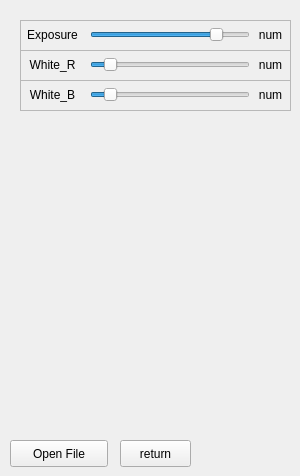
     <widget class="QWidget" name="tab_1">
      <attribute name="title">
       <string>Camera</string>
      </attribute>
      <widget class="QFrame" name="frame_41">
       <property name="geometry">
        <rect>
         <x>20</x>
         <y>50</y>
         <width>271</width>
         <height>31</height>
        </rect>
       </property>
       <property name="frameShape">
        <enum>QFrame::StyledPanel</enum>
       </property>
       <property name="frameShadow">
        <enum>QFrame::Raised</enum>
       </property>
       <widget class="QLabel" name="label_11">
        <property name="geometry">
         <rect>
          <x>0</x>
          <y>0</y>
          <width>65</width>
          <height>30</height>
         </rect>
        </property>
        <property name="text">
         <string>White_R</string>
        </property>
        <property name="alignment">
         <set>Qt::AlignCenter</set>
        </property>
       </widget>
       <widget class="QSlider" name="Slider_White_R">
        <property name="geometry">
         <rect>
          <x>70</x>
          <y>0</y>
          <width>160</width>
          <height>29</height>
         </rect>
        </property>
        <property name="minimum">
         <number>80</number>
        </property>
        <property name="maximum">
         <number>300</number>
        </property>
        <property name="value">
         <number>100</number>
        </property>
        <property name="orientation">
         <enum>Qt::Horizontal</enum>
        </property>
       </widget>
       <widget class="QLabel" name="White_num_R">
        <property name="geometry">
         <rect>
          <x>230</x>
          <y>0</y>
          <width>41</width>
          <height>30</height>
         </rect>
        </property>
        <property name="text">
         <string>num</string>
        </property>
        <property name="alignment">
         <set>Qt::AlignCenter</set>
        </property>
       </widget>
      </widget>
      <widget class="QFrame" name="frame_40">
       <property name="geometry">
        <rect>
         <x>20</x>
         <y>20</y>
         <width>271</width>
         <height>31</height>
        </rect>
       </property>
       <property name="frameShape">
        <enum>QFrame::StyledPanel</enum>
       </property>
       <property name="frameShadow">
        <enum>QFrame::Raised</enum>
       </property>
       <widget class="QLabel" name="label_7">
        <property name="geometry">
         <rect>
          <x>0</x>
          <y>0</y>
          <width>65</width>
          <height>30</height>
         </rect>
        </property>
        <property name="text">
         <string>Exposure</string>
        </property>
        <property name="alignment">
         <set>Qt::AlignCenter</set>
        </property>
       </widget>
       <widget class="QSlider" name="Slider_Exposure">
        <property name="geometry">
         <rect>
          <x>70</x>
          <y>0</y>
          <width>160</width>
          <height>29</height>
         </rect>
        </property>
        <property name="minimum">
         <number>2500</number>
        </property>
        <property name="maximum">
         <number>30000</number>
        </property>
        <property name="value">
         <number>25000</number>
        </property>
        <property name="orientation">
         <enum>Qt::Horizontal</enum>
        </property>
       </widget>
       <widget class="QLabel" name="Exposure_num">
        <property name="geometry">
         <rect>
          <x>230</x>
          <y>0</y>
          <width>41</width>
          <height>30</height>
         </rect>
        </property>
        <property name="text">
         <string>num</string>
        </property>
        <property name="alignment">
         <set>Qt::AlignCenter</set>
        </property>
       </widget>
      </widget>
      <widget class="QPushButton" name="Open_File">
       <property name="geometry">
        <rect>
         <x>10</x>
         <y>440</y>
         <width>98</width>
         <height>27</height>
        </rect>
       </property>
       <property name="text">
        <string>Open File</string>
       </property>
      </widget>
      <widget class="QPushButton" name="return_camera">
       <property name="geometry">
        <rect>
         <x>120</x>
         <y>440</y>
         <width>71</width>
         <height>27</height>
        </rect>
       </property>
       <property name="text">
        <string>return</string>
       </property>
      </widget>
      <widget class="QFrame" name="frame_49">
       <property name="geometry">
        <rect>
         <x>20</x>
         <y>80</y>
         <width>271</width>
         <height>31</height>
        </rect>
       </property>
       <property name="frameShape">
        <enum>QFrame::StyledPanel</enum>
       </property>
       <property name="frameShadow">
        <enum>QFrame::Raised</enum>
       </property>
       <widget class="QLabel" name="label_12">
        <property name="geometry">
         <rect>
          <x>0</x>
          <y>0</y>
          <width>65</width>
          <height>30</height>
         </rect>
        </property>
        <property name="text">
         <string>White_B</string>
        </property>
        <property name="alignment">
         <set>Qt::AlignCenter</set>
        </property>
       </widget>
       <widget class="QSlider" name="Slider_White_B">
        <property name="geometry">
         <rect>
          <x>70</x>
          <y>0</y>
          <width>160</width>
          <height>29</height>
         </rect>
        </property>
        <property name="minimum">
         <number>80</number>
        </property>
        <property name="maximum">
         <number>300</number>
        </property>
        <property name="value">
         <number>100</number>
        </property>
        <property name="orientation">
         <enum>Qt::Horizontal</enum>
        </property>
       </widget>
       <widget class="QLabel" name="White_num_B">
        <property name="geometry">
         <rect>
          <x>230</x>
          <y>0</y>
          <width>41</width>
          <height>30</height>
         </rect>
        </property>
        <property name="text">
         <string>num</string>
        </property>
        <property name="alignment">
         <set>Qt::AlignCenter</set>
        </property>
       </widget>
      </widget>
     </widget>
